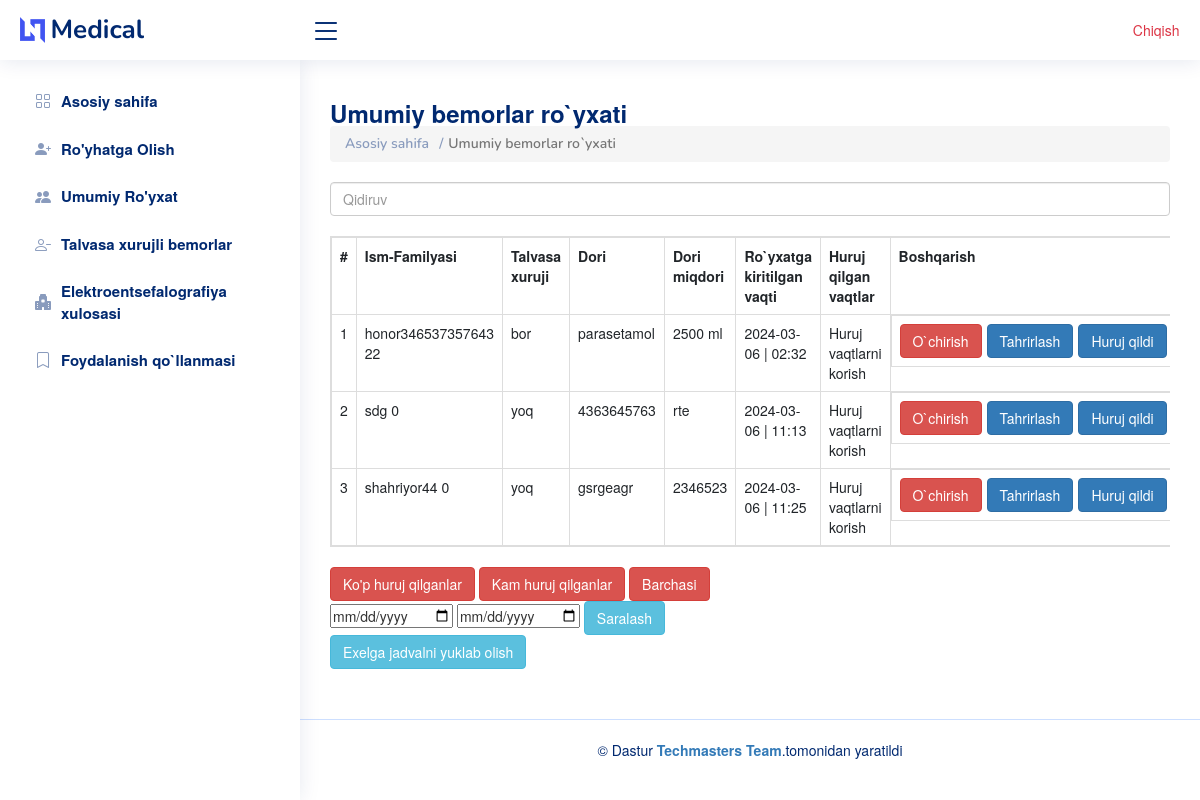
Page /tables_all/ (signed in) on the earlier database version.
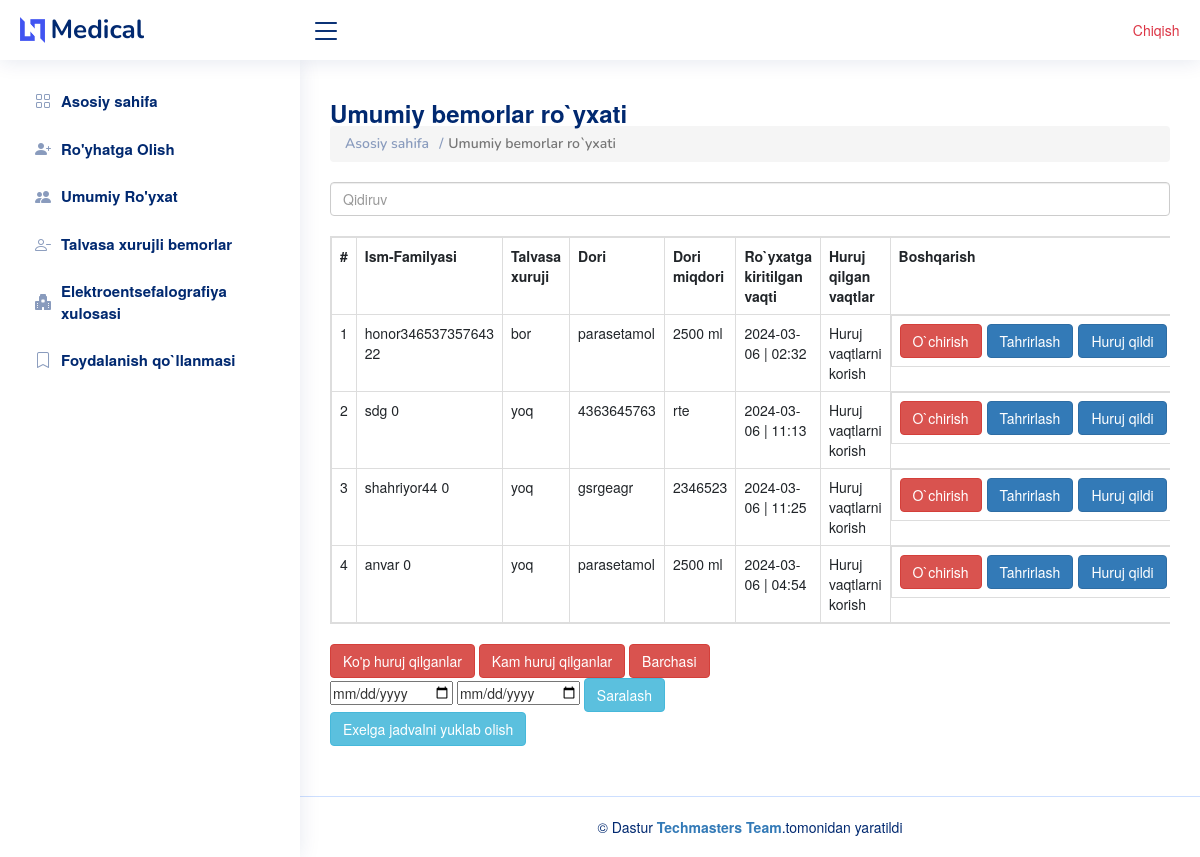
Same page on the later database version.
### chat/models.py (models this page shows, shortened)
class Sick(models.Model):
    username = models.CharField( max_length=400)
    age = models.IntegerField(default=0)
    is_xuruj = models.BooleanField(default=False)
    user = models.ForeignKey(User, on_delete=models.CASCADE)
    date_times = models.DateTimeField(auto_now_add=True)
    dori_name = models.CharField( max_length=400)
    dori_miqdor = models.CharField( max_length=400)
    xulosa = models.CharField( max_length=400)

### chat/views.py (the view, shortened to what this page needs)
# urls.py: path("tables_all/",tables ,name='tables_all' ),
def tables(request):
    all_bemor = Sick.objects.all().filter(user=request.user).order_by('-date_times')
    yoq = Sick.objects.filter(user=request.user)
    datas=[]
    data_from =request.GET.get('date_from')
    data_to = request.GET.get('date_to')
    for i in yoq:
        h = {'count':i.persons.filter().count(),
            'sick':i
            }
        datas.append(h)
    return render(request , 'mein/tables-general.html',{'datas':    datas })

### template/mein/tables-general.html (shortened to what the changed rows need)
<!DOCTYPE html>
<html lang="en">
<head>
  <link rel="stylesheet" href="https://cdnjs.cloudflare.com/ajax/libs/font-awesome/6.2.1/css/all.min.css" />
  <link href="/static/assets/vendor/bootstrap/css/bootstrap.min.css" rel="stylesheet">
  <link href="/static/assets/vendor/bootstrap-icons/bootstrap-icons.css" rel="stylesheet">
  <link href="/static/assets/vendor/boxicons/css/boxicons.min.css" rel="stylesheet">
  <link href="/static/assets/vendor/quill/quill.snow.css" rel="stylesheet">
  <link href="/static/assets/vendor/quill/quill.bubble.css" rel="stylesheet">
  <link href="/static/assets/vendor/remixicon/remixicon.css" rel="stylesheet">
  <link href="/static/assets/vendor/simple-datatables/style.css" rel="stylesheet">
  <link href="/static/assets/css/style.css" rel="stylesheet">
   <link rel="stylesheet" href="https://maxcdn.bootstrapcdn.com/bootstrap/3.4.1/css/bootstrap.min.css">
</head>
<body>
  <main id="main" class="main">
    <div class="pagetitle">
      <h1>Umumiy bemorlar ro`yxati</h1>
    </div>
    <section class="section dashboard">
   <div class="table-responsive">
  <br>
  <table   id="example" class="table table-bordered table-hover ">
    <tr data-count="title">
      <th>#</th>
      <th>Ism-Familyasi</th>
      <th>Talvasa xuruji</th>
      <th>Dori</th>
      <th>Dori miqdori</th>
      <th>Ro`yxatga kiritilgan vaqti</th>
      <th>Huruj qilgan vaqtlar</th>
      <th>Boshqarish</th>
    </tr>
    {% for x in datas|dictsortreversed:'count' %}
    <tr data-count="{{x.sick.persons.all|length}}">
      <td id="data{{x.sick.id}}">1</td>
                    <td>{{x.sick.username}} {{x.count}} </td>
                    <td>
                       {% if x.sick.is_xuruj == True %}
                       bor
                       {% else %}
                       yoq
                       {% endif %}
                      </td>
                    <td>{{x.sick.dori_name}}</td>
                    <td>{{x.sick.dori_miqdor}}</td>
                    <td>{{x.sick.date_times|date:'Y-m-d'}}  | {{x.sick.date_times|time:"h:i"}} </td>
                    <td><a  data-toggle="modal" data-target="#about{{x.sick.id}}" >Huruj vaqtlarni korish</a></td>
                    <td class="d-flex gap-2">
                       <a  href="/delete1/{{x.sick.id}}/"><button type="button" class="btn btn-danger">O`chirish</button></a>
                <a  href=""  data-toggle="modal" data-target="#exampleModalCenter{{x.sick.id}}"><button type="button" class="btn btn-primary">Tahrirlash</button></a>
                        <a  href="/create_huruj1/{{x.sick.id}}" ><button type="button" class="btn btn-primary">Huruj qildi</button></a>
                    </td>
    </tr>
    {% endfor %}
</table>
</div>
</body>
</html>
  <link rel="stylesheet" href="https://cdn.datatables.net/1.13.7/css/jquery.dataTables.min.css">
  <link rel="stylesheet" href="https://cdn.datatables.net/buttons/2.4.2/css/buttons.dataTables.min.css">
</body>
</html>

Differences in the rows shown:
added Sick: sick.username "anvar", count "0", is_xuruj "yoq", sick.dori_name "parasetamol", sick.dori_miqdor "2500 ml", sick.date_times "2024-03-06", sick.date_times "04:54"
